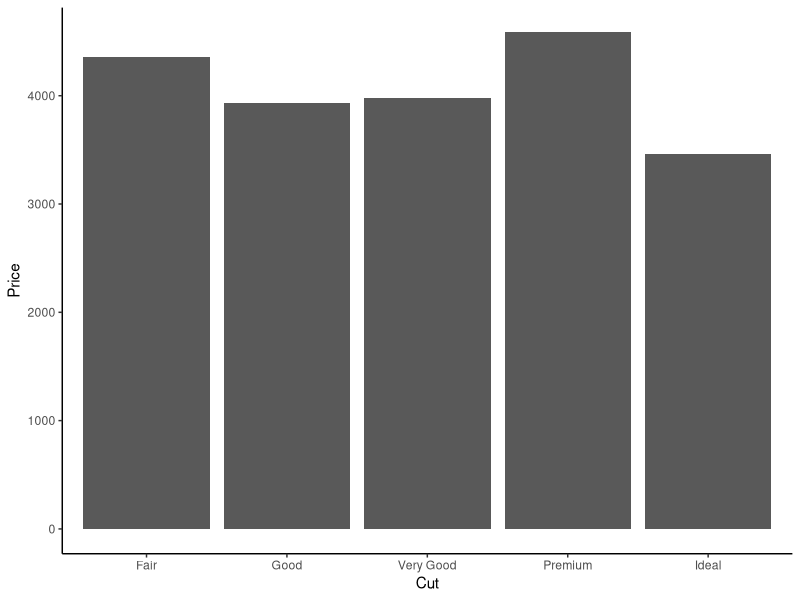
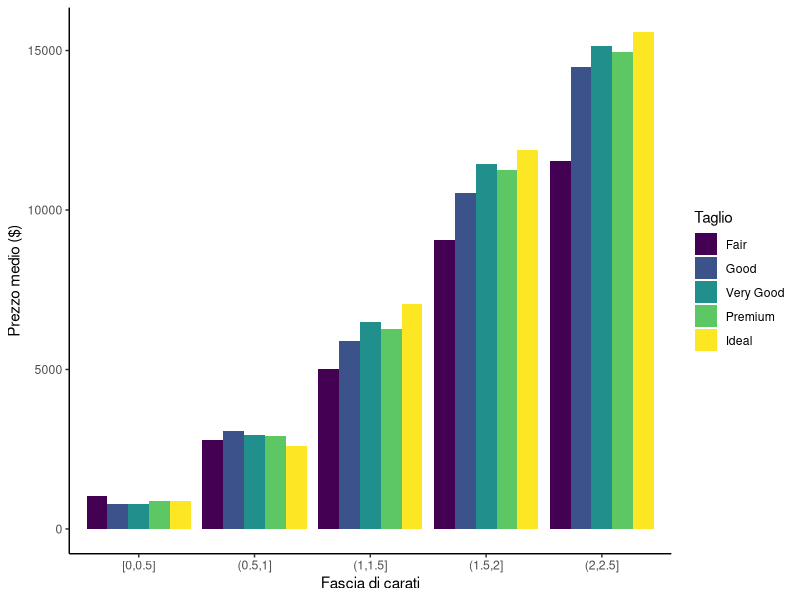
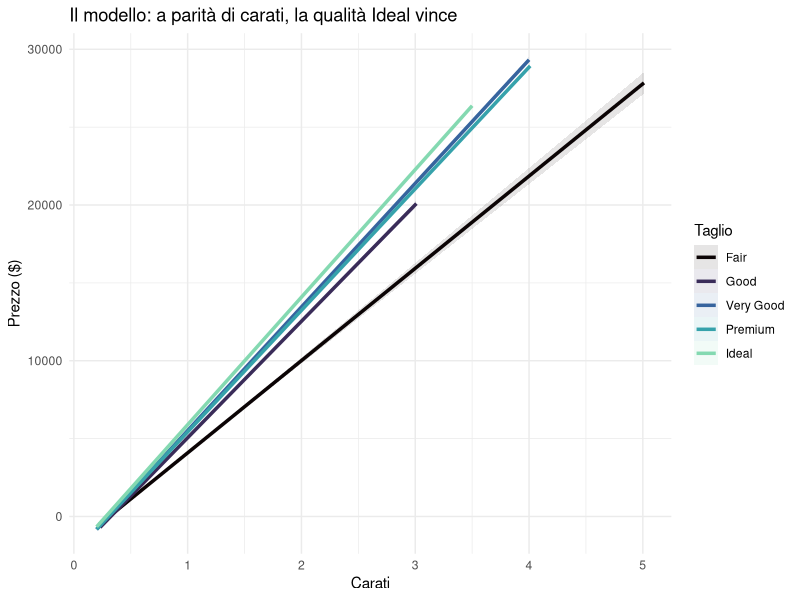

These charts were generated, in order, by the following R code:
## ---- chunk 1
# cache results
knitr::opts_chunk$set(cache=TRUE, message=FALSE)
## ---- chunk 2
library(tidyverse)
library(modelr)
## ---- chunk 3
diamonds
## ---- chunk 4
diamonds %>% 
  group_by(cut) %>% 
  summarise(prezzo_medio = mean(price)) %>% 
  ggplot(aes(cut, prezzo_medio)) +
  geom_col() +
  labs(x = "Cut", y = "Price") +
  theme_classic()
## ---- chunk 5
diamonds %>% 
  filter(carat <= 2.5) %>% 
  mutate(fascia = cut_width(carat, 0.5, boundary = 0)) %>% 
  group_by(fascia, cut) %>% 
  summarise(prezzo_medio = mean(price), .groups = "drop") %>% 
  ggplot(aes(fascia, prezzo_medio, fill = cut)) +
  geom_col(position = "dodge") +
  labs(x = "Fascia di carati", y = "Prezzo medio ($)", fill = "Taglio") +
  theme_classic()

## ---- chunk 6
modello <- lm(price ~ carat + cut, data = diamonds)
summary(modello)

ggplot(diamonds, aes(carat, price, colour = cut, fill = cut)) +
  geom_smooth(method = "lm", se = TRUE, linewidth = 1.2, alpha = 0.1) +
  scale_color_viridis_d(option = "mako", end = 0.85) +
  scale_fill_viridis_d(option = "mako", end = 0.85) +
  labs(
    title = "Il modello: a parità di carati, la qualità Ideal vince", 
    x = "Carati",  y = "Prezzo ($)", colour = "Taglio", fill = "Taglio") +
  theme_minimal()
